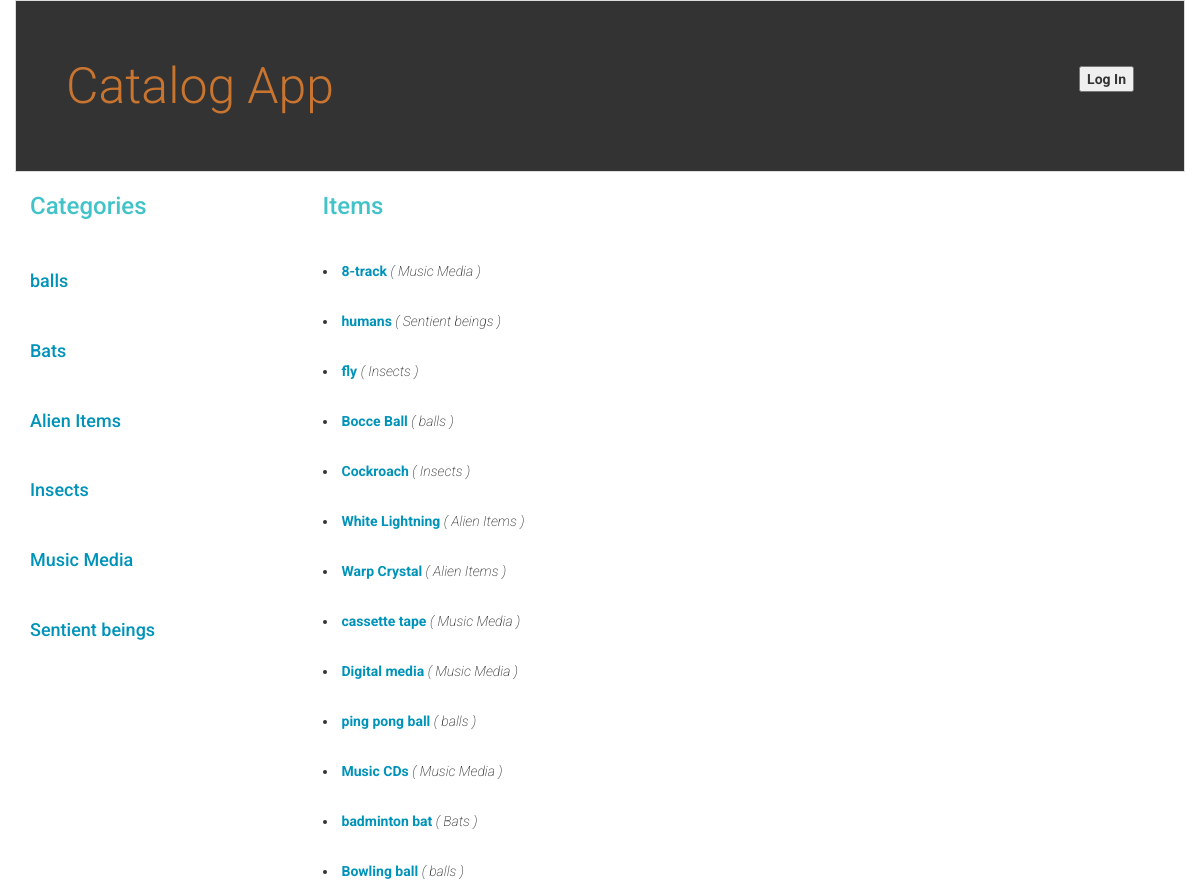
Page /catalog/ on the committed database.
### database_setup.py (models this page shows, shortened)
class Category(Base):
    __tablename__ = 'category'
    id = Column(Integer, primary_key=True)
    name = Column(String(250), nullable=False)
    description = Column(String(500), nullable=False)

class Item(Base):
    __tablename__ = 'item'
    id = Column(Integer, primary_key=True)
    name = Column(String(250), nullable=False)
    description = Column(String(500), nullable=False)
    creation_time = Column(DateTime, default=datetime.datetime.utcnow)
    category_id = Column(Integer, ForeignKey('category.id'))
    category = relationship(Category, backref=backref('items', uselist = True))

### application.py (the view)
@app.route('/')
@app.route('/catalog/')
def showCatalog():
    session = create_session()
    categories = session.query(Category).all()
    items = session.query(Item).order_by(Item.creation_time.desc())
    session.close()
    if 'username' not in login_session:
        return render_template("publiccatalog.html", categories = categories, items = items)
    else:
        return render_template("catalog.html", categories = categories, items = items)

### helper.py (called while the page is built)
def create_session():
    DB_engine = create_engine('sqlite:///catalog.db')
    Base.metadata.bind = DB_engine
    DBSession = sessionmaker(bind = DB_engine)
    return DBSession()

### templates/publiccatalog.html
{% extends "main.html" %}
{% block content %}
{% include "header.html" %}
<div class = 'row'>
  <div class = "col-md-3">
    <h2> Categories </h2>
    {% for category in categories %}
    <div class = 'categories padding-top'>
      <a href = {{url_for('showItems', category_name = category.name)}}><h4>{{category.name}}</h4></a>
    </div>
    {% endfor %}
  </div>
  <div class = 'col-md-9'>
    <h2> Items </h2>
      {% for item in items %}
      <li class = 'items, padding-top'>
        <a href = {{url_for('showItemDetail', category_name = item.category.name, item_name = item.name )}}>{{item.name}}</a>
        <em>( {{item.category.name}} )</em>
      </li>
      {% endfor %}
  </div>
</div>
{% endblock %}

### templates/main.html (shortened to what this page needs)
<!DOCTYPE html>
<html lang="en">
	<head>
		<link rel="stylesheet" href="//netdna.bootstrapcdn.com/bootstrap/3.1.1/css/bootstrap.min.css">
		<link rel=stylesheet type=text/css href="{{ url_for('static', filename='styles.css') }}">
	</head>
	<body>
		<div class="container">
			{% block content %}
			{% endblock %}
		</div>
	</body>
</html>

### templates/header.html (shortened to what this page needs)
<div class = "row row-padded">
  <div class = "col-md-6">
    <h1> Catalog App <h1>
  </div>
  <div class = "col-md-6 text-right padding-top">
    {% if 'username' not in session %}
      <button id="login" type="button" onclick="location.href='/login'">Log In</button>
    {% else %}
    <button type="button" onclick="location.href='{{url_for('disconnect')}}'">Log Out </button>
      {% endif %}
  </div>
</div>

### static/styles.css (style rules this page uses)
* { font-family: "Helvetica Neue Bold", Roboto, Helvetica, Arial, sans-serif; font-weight: 700; }
h1 { font-family: "Helvetica Neue Light", Roboto, Helvetica, Arial, sans-serif; font-size: 50px; color: #C97530; line-height: 60px; font-weight: 300; }
h2 { font-size: 24px; color: #42C3C9; line-height: 29px; }
div { overflow: scroll; }
a { font-size: 14px; color: #0093B9; line-height: 17px; }
em { font-weight: 200; }
.padding-top { padding-top: 30px; }
.row-padded { padding: 35px; background-color: #333; border: 1px solid #DDD; }

### rows in the picture
Category: name "balls"
Category: name "Bats"
Category: name "Alien Items"
Category: name "Insects"
Category: name "Music Media"
Category: name "Sentient beings"
Item: name "8-track", category.name "Music Media"
Item: name "humans", category.name "Sentient beings"
Item: name "fly", category.name "Insects"
Item: name "Bocce Ball", category.name "balls"
Item: name "Cockroach", category.name "Insects"
Item: name "White Lightning", category.name "Alien Items"
Item: name "Warp Crystal", category.name "Alien Items"
Item: name "cassette tape", category.name "Music Media"
Item: name "Digital media", category.name "Music Media"
Item: name "ping pong ball", category.name "balls"
Item: name "Music CDs", category.name "Music Media"
Item: name "badminton bat", category.name "Bats"
Item: name "Bowling ball", category.name "balls"
